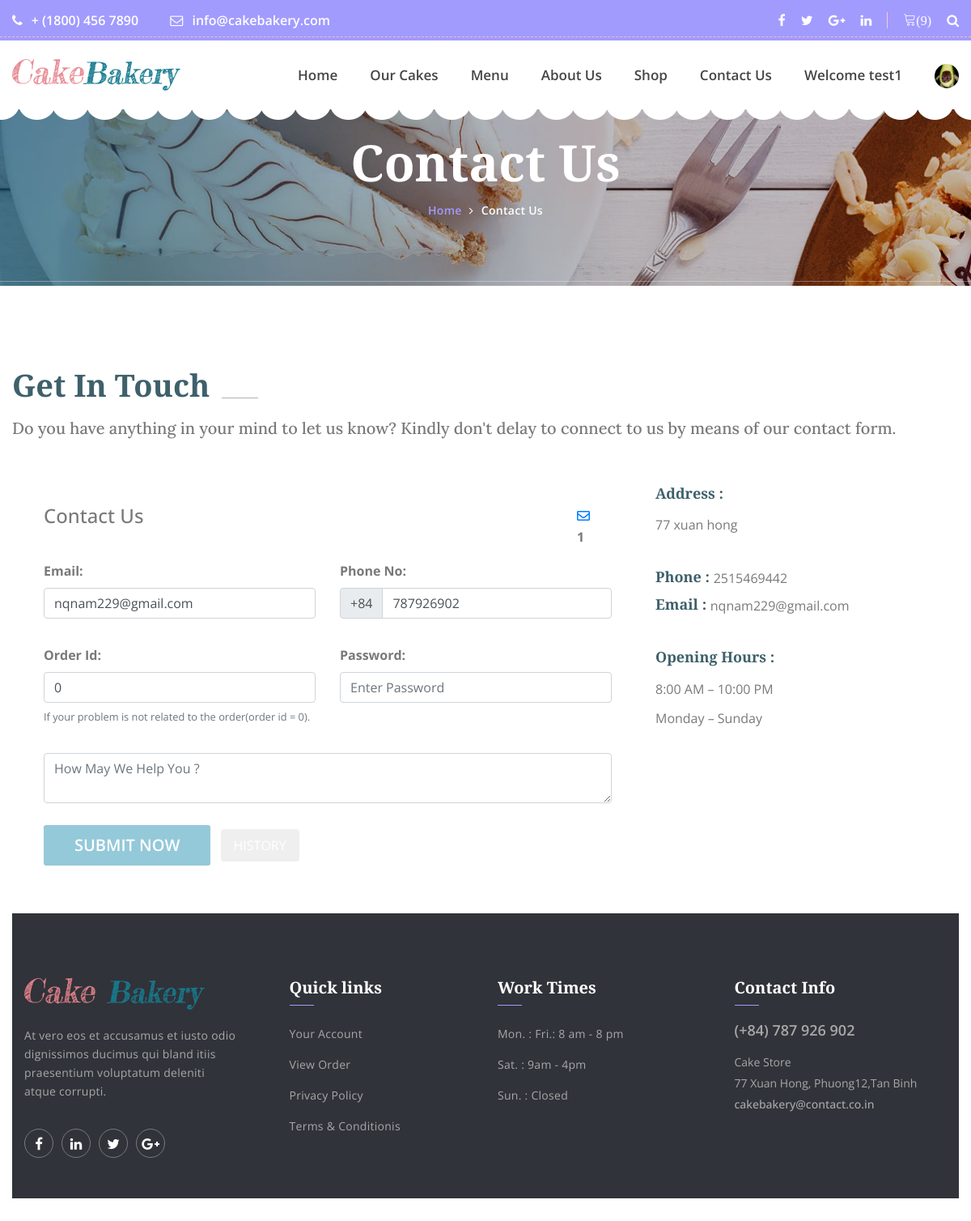
Screenshot of /contact.php (signed in) with the database file from the repository.
### tables this page shows
CREATE TABLE `users` (
  `id` int(21) NOT NULL,
  `username` varchar(21) NOT NULL,
  `firstName` varchar(21) NOT NULL,
  `lastName` varchar(21) NOT NULL,
  `email` varchar(35) NOT NULL,
  `phone` bigint(20) NOT NULL,
  `userType` enum('0','1') NOT NULL DEFAULT '0' COMMENT '0=user\r\n1=admin',
  `password` varchar(255) NOT NULL,
  `joinDate` datetime NOT NULL DEFAULT current_timestamp()
);

CREATE TABLE `sitedetail` (
  `tempId` int(11) NOT NULL,
  `systemName` varchar(21) NOT NULL,
  `email` varchar(35) NOT NULL,
  `contact1` bigint(21) NOT NULL,
  `contact2` bigint(21) DEFAULT NULL COMMENT 'Optional',
  `address` text NOT NULL,
  `dateTime` datetime NOT NULL DEFAULT current_timestamp()
);

### contact.php (the view, shortened to what this page needs)
<?php include 'partials/_dbconnect.php';?>
<?php include 'partials/_nav.php';?>
<body>
<section style="margin-top: 50px;" class="banner_area">
        	<div class="container">
        		<div class="banner_text">
        			<h3>Contact Us</h3>
        			<ul>
        				<li><a href="index.php">Home</a></li>
        				<li><a href="contact.php">Contact Us</a></li>
        			</ul>
        		</div>
        	</div>
        </section>
      <section class="contact_form_area p_100">
        	<div class="container">
        		<div class="main_title">
					<h2>Get In Touch </h2>
					<h5>Do you have anything in your mind to let us know?  Kindly don't delay to connect to us by means of our contact form.</h5>
				</div>
      <div class="contact2"  id="contact">
        <div class="container">
          <div class="row contact-container">
            <div class="col-lg-12">
              <div class="card card-shadow border-0 mb-4">
                <div class="row">
                  <div class="col-lg-8">
                    <div class="contact-box p-4">
                      <div class="row">
                        <div class="col-lg-8">
                          <h4 class="title">Contact Us</h4>
                        </div>
                        <?php if($loggedin){ ?>
                          <div class="col-lg-4">
                            <div class="icon-badge-container mx-1" style="padding-left: 167px;">
                              <a href="#" data-toggle="modal" data-target="#adminReply"><i class="far fa-envelope icon-badge-icon"></i></a>
                              <div class="icon-badge"><b><span id="totalMessage">0</span></b></div>
                            </div>
                          </div>
                        <?php } ?>
                      </div>
                      <?php
                          $passSql = "SELECT * FROM users WHERE id='$userId'";
                          $passResult = mysqli_query($conn, $passSql);
                          $passRow=mysqli_fetch_assoc($passResult);
                          $email = $passRow['email'];
                          $phone = $passRow['phone'];
                      ?>
                      <form action="partials/_manageContactUs.php" method="POST">
                        <div class="row">
                          <div class="col-lg-6">
                            <div class="form-group mt-3">
                                <b><label for="email">Email:</label></b>
                                <input type="email" class="form-control" id="email" name="email" placeholder="Enter Your Email" required value="<?php echo $email ?>">
                            </div>
                          </div>
                          <div class="col-lg-6">
                            <div class="form-group mt-3">
                                <b><label for="phone">Phone No:</label></b>
                                <div class="input-group mb-3">
                                    <div class="input-group-prepend">
                                      <span class="input-group-text" id="basic-addon">+84</span>
                                    </div>
                                    <input type="tel" class="form-control" id="phone" name="phone" aria-describedby="basic-addon" placeholder="Enter Your Phone Number" required pattern="[0-9]{10}" value="<?php echo $phone ?>">
                                </div>
                            </div>
                          </div>
                          <div class="col-lg-6">
                            <div class="form-group mt-3">
                              <b><label for="orderId">Order Id:</label></b>
                              <input class="form-control" type="text" id="orderId" name="orderId" placeholder="Order Id" value="0">
                              <small id="orderIdHelp" class="form-text text-muted">If your problem is not related to the order(order id = 0).</small>
                            </div>
                          </div>
                          <div class="col-lg-6">
                            <div class="form-group mt-3">
                              <b><label for="password">Password:</label></b>
                              <input class="form-control" id="password" name="password" placeholder="Enter Password" type="password" placeholder="Enter Your Password" required data-toggle="password">
                            </div>
                          </div>
                          <div class="col-lg-12">
                            <div class="form-group  mt-3">
                                <textarea class="form-control" id="message" name="message" rows="2" required minlength="6" placeholder="How May We Help You ?"></textarea>
                            </div>
                          </div>
                          <?php if($loggedin){ ?>
                            <div class="col-lg-12">
                              <button type="submit" class="btn order_s_btn form-control"><span> SUBMIT NOW <i class="ti-arrow-right"></i></span></button>
                              <button type="button" class="btn btn-danger-gradiant mt-3 mb-3 text-white border-0 py-2 px-3 mx-2" data-toggle="modal" data-target="#history"><span> HISTORY <i class="ti-arrow-right"></i></span></button>
                            </div>
                          <?php } ?>
                        </div>
                      </form>
                    </div>
                  </div>
                  <?php
                    $sql = "SELECT * FROM `sitedetail`";
                    $result = mysqli_query($conn, $sql);
                    $row = mysqli_fetch_assoc($result);
                    $address = $row['address'];
                    $contact1 = $row['contact1'];
                    echo '
                        <div class="col-lg-4 ">
       					<div class="contact_details">
       						<div class="contact_d_item">
       							<h3>Address :</h3>
       							<p>' .$address. ' <br /> </p>
       						</div>
       						<div class="contact_d_item">
       							<h5>Phone : <a href="tel:0787926902">' .$contact1. '</a></h5>
       							<h5>Email : <a href="mailto:nqnam229@gmail.com">nqnam229@gmail.com</a></h5>
       						</div>
       						<div class="contact_d_item">
       							<h3>Opening Hours :</h3>
       							<p>8:00 AM – 10:00 PM</p>
       							<p>Monday – Sunday</p>
       						</div>
       					</div>
       				</div>
                        ';
                  ?>
                </div>
              </div>
            </div>
          </div>
        </div>
      </div>
  <?php include 'partials/_footer.php';?>

### rows the page displays
users: email "nqnam229@gmail.com", phone "787926902"
sitedetail: address "77 xuan hong", contact1 "2515469442"

### other values shown
$count "9"
$username "test1"
